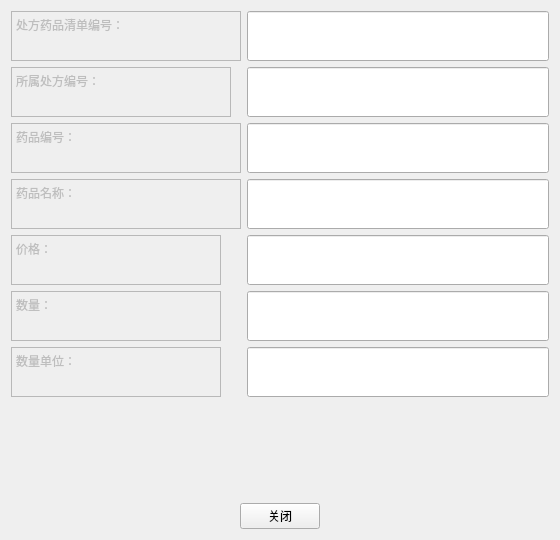
<?xml version="1.0" encoding="UTF-8"?>
<ui version="4.0">
 <class>PatientInfo</class>
 <widget class="QWidget" name="PatientInfo">
  <property name="windowModality">
   <enum>Qt::ApplicationModal</enum>
  </property>
  <property name="geometry">
   <rect>
    <x>0</x>
    <y>0</y>
    <width>560</width>
    <height>540</height>
   </rect>
  </property>
  <property name="minimumSize">
   <size>
    <width>560</width>
    <height>540</height>
   </size>
  </property>
  <property name="maximumSize">
   <size>
    <width>560</width>
    <height>540</height>
   </size>
  </property>
  <property name="windowTitle">
   <string>处方药品清单</string>
  </property>
  <layout class="QVBoxLayout" name="verticalLayout">
   <item>
    <layout class="QFormLayout" name="formLayout">
     <item row="0" column="0">
      <widget class="QTextEdit" name="textEdit_11">
       <property name="enabled">
        <bool>false</bool>
       </property>
       <property name="sizePolicy">
        <sizepolicy hsizetype="Expanding" vsizetype="Fixed">
         <horstretch>0</horstretch>
         <verstretch>0</verstretch>
        </sizepolicy>
       </property>
       <property name="minimumSize">
        <size>
         <width>230</width>
         <height>50</height>
        </size>
       </property>
       <property name="maximumSize">
        <size>
         <width>100</width>
         <height>50</height>
        </size>
       </property>
       <property name="html">
        <string>&lt;!DOCTYPE HTML PUBLIC &quot;-//W3C//DTD HTML 4.0//EN&quot; &quot;http://www.w3.org/TR/REC-html40/strict.dtd&quot;&gt;
&lt;html&gt;&lt;head&gt;&lt;meta name=&quot;qrichtext&quot; content=&quot;1&quot; /&gt;&lt;style type=&quot;text/css&quot;&gt;
p, li { white-space: pre-wrap; }
&lt;/style&gt;&lt;/head&gt;&lt;body style=&quot; font-family:'SimSun'; font-size:9pt; font-weight:400; font-style:normal;&quot;&gt;
&lt;p style=&quot; margin-top:0px; margin-bottom:0px; margin-left:0px; margin-right:0px; -qt-block-indent:0; text-indent:0px;&quot;&gt;处方药品清单编号：&lt;/p&gt;&lt;/body&gt;&lt;/html&gt;</string>
       </property>
      </widget>
     </item>
     <item row="0" column="1">
      <widget class="QLineEdit" name="RDnoEdit">
       <property name="sizePolicy">
        <sizepolicy hsizetype="Expanding" vsizetype="Preferred">
         <horstretch>0</horstretch>
         <verstretch>0</verstretch>
        </sizepolicy>
       </property>
       <property name="minimumSize">
        <size>
         <width>0</width>
         <height>50</height>
        </size>
       </property>
       <property name="maximumSize">
        <size>
         <width>16777215</width>
         <height>50</height>
        </size>
       </property>
       <property name="palette">
        <palette>
         <active>
          <colorrole role="Text">
           <brush brushstyle="SolidPattern">
            <color alpha="255">
             <red>120</red>
             <green>120</green>
             <blue>120</blue>
            </color>
           </brush>
          </colorrole>
         </active>
         <inactive>
          <colorrole role="Text">
           <brush brushstyle="SolidPattern">
            <color alpha="255">
             <red>120</red>
             <green>120</green>
             <blue>120</blue>
            </color>
           </brush>
          </colorrole>
         </inactive>
         <disabled>
          <colorrole role="Text">
           <brush brushstyle="SolidPattern">
            <color alpha="255">
             <red>120</red>
             <green>120</green>
             <blue>120</blue>
            </color>
           </brush>
          </colorrole>
         </disabled>
        </palette>
       </property>
       <property name="readOnly">
        <bool>true</bool>
       </property>
      </widget>
     </item>
     <item row="1" column="0">
      <widget class="QTextEdit" name="textEdit_9">
       <property name="enabled">
        <bool>false</bool>
       </property>
       <property name="sizePolicy">
        <sizepolicy hsizetype="Expanding" vsizetype="Fixed">
         <horstretch>0</horstretch>
         <verstretch>0</verstretch>
        </sizepolicy>
       </property>
       <property name="minimumSize">
        <size>
         <width>220</width>
         <height>50</height>
        </size>
       </property>
       <property name="maximumSize">
        <size>
         <width>130</width>
         <height>50</height>
        </size>
       </property>
       <property name="html">
        <string>&lt;!DOCTYPE HTML PUBLIC &quot;-//W3C//DTD HTML 4.0//EN&quot; &quot;http://www.w3.org/TR/REC-html40/strict.dtd&quot;&gt;
&lt;html&gt;&lt;head&gt;&lt;meta name=&quot;qrichtext&quot; content=&quot;1&quot; /&gt;&lt;style type=&quot;text/css&quot;&gt;
p, li { white-space: pre-wrap; }
&lt;/style&gt;&lt;/head&gt;&lt;body style=&quot; font-family:'SimSun'; font-size:9pt; font-weight:400; font-style:normal;&quot;&gt;
&lt;p style=&quot; margin-top:0px; margin-bottom:0px; margin-left:0px; margin-right:0px; -qt-block-indent:0; text-indent:0px;&quot;&gt;所属处方编号：&lt;/p&gt;&lt;/body&gt;&lt;/html&gt;</string>
       </property>
      </widget>
     </item>
     <item row="1" column="1">
      <widget class="QLineEdit" name="RMnoEdit">
       <property name="sizePolicy">
        <sizepolicy hsizetype="Expanding" vsizetype="Preferred">
         <horstretch>0</horstretch>
         <verstretch>0</verstretch>
        </sizepolicy>
       </property>
       <property name="minimumSize">
        <size>
         <width>0</width>
         <height>50</height>
        </size>
       </property>
       <property name="maximumSize">
        <size>
         <width>16777215</width>
         <height>50</height>
        </size>
       </property>
       <property name="palette">
        <palette>
         <active>
          <colorrole role="Text">
           <brush brushstyle="SolidPattern">
            <color alpha="255">
             <red>120</red>
             <green>120</green>
             <blue>120</blue>
            </color>
           </brush>
          </colorrole>
         </active>
         <inactive>
          <colorrole role="Text">
           <brush brushstyle="SolidPattern">
            <color alpha="255">
             <red>120</red>
             <green>120</green>
             <blue>120</blue>
            </color>
           </brush>
          </colorrole>
         </inactive>
         <disabled>
          <colorrole role="Text">
           <brush brushstyle="SolidPattern">
            <color alpha="255">
             <red>120</red>
             <green>120</green>
             <blue>120</blue>
            </color>
           </brush>
          </colorrole>
         </disabled>
        </palette>
       </property>
       <property name="readOnly">
        <bool>true</bool>
       </property>
      </widget>
     </item>
     <item row="2" column="0">
      <widget class="QTextEdit" name="textEdit">
       <property name="enabled">
        <bool>false</bool>
       </property>
       <property name="sizePolicy">
        <sizepolicy hsizetype="Expanding" vsizetype="Fixed">
         <horstretch>0</horstretch>
         <verstretch>0</verstretch>
        </sizepolicy>
       </property>
       <property name="minimumSize">
        <size>
         <width>230</width>
         <height>50</height>
        </size>
       </property>
       <property name="maximumSize">
        <size>
         <width>100</width>
         <height>50</height>
        </size>
       </property>
       <property name="html">
        <string>&lt;!DOCTYPE HTML PUBLIC &quot;-//W3C//DTD HTML 4.0//EN&quot; &quot;http://www.w3.org/TR/REC-html40/strict.dtd&quot;&gt;
&lt;html&gt;&lt;head&gt;&lt;meta name=&quot;qrichtext&quot; content=&quot;1&quot; /&gt;&lt;style type=&quot;text/css&quot;&gt;
p, li { white-space: pre-wrap; }
&lt;/style&gt;&lt;/head&gt;&lt;body style=&quot; font-family:'SimSun'; font-size:9pt; font-weight:400; font-style:normal;&quot;&gt;
&lt;p style=&quot; margin-top:0px; margin-bottom:0px; margin-left:0px; margin-right:0px; -qt-block-indent:0; text-indent:0px;&quot;&gt;药品编号：&lt;/p&gt;&lt;/body&gt;&lt;/html&gt;</string>
       </property>
      </widget>
     </item>
     <item row="3" column="0">
      <widget class="QTextEdit" name="textEdit_3">
       <property name="enabled">
        <bool>false</bool>
       </property>
       <property name="sizePolicy">
        <sizepolicy hsizetype="Expanding" vsizetype="Fixed">
         <horstretch>0</horstretch>
         <verstretch>0</verstretch>
        </sizepolicy>
       </property>
       <property name="minimumSize">
        <size>
         <width>230</width>
         <height>50</height>
        </size>
       </property>
       <property name="maximumSize">
        <size>
         <width>100</width>
         <height>50</height>
        </size>
       </property>
       <property name="html">
        <string>&lt;!DOCTYPE HTML PUBLIC &quot;-//W3C//DTD HTML 4.0//EN&quot; &quot;http://www.w3.org/TR/REC-html40/strict.dtd&quot;&gt;
&lt;html&gt;&lt;head&gt;&lt;meta name=&quot;qrichtext&quot; content=&quot;1&quot; /&gt;&lt;style type=&quot;text/css&quot;&gt;
p, li { white-space: pre-wrap; }
&lt;/style&gt;&lt;/head&gt;&lt;body style=&quot; font-family:'SimSun'; font-size:9pt; font-weight:400; font-style:normal;&quot;&gt;
&lt;p style=&quot; margin-top:0px; margin-bottom:0px; margin-left:0px; margin-right:0px; -qt-block-indent:0; text-indent:0px;&quot;&gt;药品名称：&lt;/p&gt;&lt;/body&gt;&lt;/html&gt;</string>
       </property>
      </widget>
     </item>
     <item row="3" column="1">
      <widget class="QLineEdit" name="MnameEdit">
       <property name="sizePolicy">
        <sizepolicy hsizetype="Expanding" vsizetype="Preferred">
         <horstretch>0</horstretch>
         <verstretch>0</verstretch>
        </sizepolicy>
       </property>
       <property name="minimumSize">
        <size>
         <width>0</width>
         <height>50</height>
        </size>
       </property>
       <property name="maximumSize">
        <size>
         <width>16777215</width>
         <height>50</height>
        </size>
       </property>
       <property name="palette">
        <palette>
         <active>
          <colorrole role="Text">
           <brush brushstyle="SolidPattern">
            <color alpha="255">
             <red>120</red>
             <green>120</green>
             <blue>120</blue>
            </color>
           </brush>
          </colorrole>
         </active>
         <inactive>
          <colorrole role="Text">
           <brush brushstyle="SolidPattern">
            <color alpha="255">
             <red>120</red>
             <green>120</green>
             <blue>120</blue>
            </color>
           </brush>
          </colorrole>
         </inactive>
         <disabled>
          <colorrole role="Text">
           <brush brushstyle="SolidPattern">
            <color alpha="255">
             <red>120</red>
             <green>120</green>
             <blue>120</blue>
            </color>
           </brush>
          </colorrole>
         </disabled>
        </palette>
       </property>
       <property name="readOnly">
        <bool>true</bool>
       </property>
      </widget>
     </item>
     <item row="4" column="0">
      <widget class="QTextEdit" name="textEdit_4">
       <property name="enabled">
        <bool>false</bool>
       </property>
       <property name="sizePolicy">
        <sizepolicy hsizetype="Fixed" vsizetype="Fixed">
         <horstretch>0</horstretch>
         <verstretch>0</verstretch>
        </sizepolicy>
       </property>
       <property name="minimumSize">
        <size>
         <width>210</width>
         <height>50</height>
        </size>
       </property>
       <property name="maximumSize">
        <size>
         <width>130</width>
         <height>50</height>
        </size>
       </property>
       <property name="html">
        <string>&lt;!DOCTYPE HTML PUBLIC &quot;-//W3C//DTD HTML 4.0//EN&quot; &quot;http://www.w3.org/TR/REC-html40/strict.dtd&quot;&gt;
&lt;html&gt;&lt;head&gt;&lt;meta name=&quot;qrichtext&quot; content=&quot;1&quot; /&gt;&lt;style type=&quot;text/css&quot;&gt;
p, li { white-space: pre-wrap; }
&lt;/style&gt;&lt;/head&gt;&lt;body style=&quot; font-family:'SimSun'; font-size:9pt; font-weight:400; font-style:normal;&quot;&gt;
&lt;p style=&quot; margin-top:0px; margin-bottom:0px; margin-left:0px; margin-right:0px; -qt-block-indent:0; text-indent:0px;&quot;&gt;价格：&lt;/p&gt;&lt;/body&gt;&lt;/html&gt;</string>
       </property>
      </widget>
     </item>
     <item row="4" column="1">
      <widget class="QLineEdit" name="RDpriceEdit">
       <property name="sizePolicy">
        <sizepolicy hsizetype="Expanding" vsizetype="Preferred">
         <horstretch>0</horstretch>
         <verstretch>0</verstretch>
        </sizepolicy>
       </property>
       <property name="minimumSize">
        <size>
         <width>0</width>
         <height>50</height>
        </size>
       </property>
       <property name="maximumSize">
        <size>
         <width>16777215</width>
         <height>50</height>
        </size>
       </property>
       <property name="palette">
        <palette>
         <active>
          <colorrole role="Text">
           <brush brushstyle="SolidPattern">
            <color alpha="255">
             <red>120</red>
             <green>120</green>
             <blue>120</blue>
            </color>
           </brush>
          </colorrole>
         </active>
         <inactive>
          <colorrole role="Text">
           <brush brushstyle="SolidPattern">
            <color alpha="255">
             <red>120</red>
             <green>120</green>
             <blue>120</blue>
            </color>
           </brush>
          </colorrole>
         </inactive>
         <disabled>
          <colorrole role="Text">
           <brush brushstyle="SolidPattern">
            <color alpha="255">
             <red>120</red>
             <green>120</green>
             <blue>120</blue>
            </color>
           </brush>
          </colorrole>
         </disabled>
        </palette>
       </property>
       <property name="readOnly">
        <bool>true</bool>
       </property>
      </widget>
     </item>
     <item row="5" column="0">
      <widget class="QTextEdit" name="textEdit_6">
       <property name="enabled">
        <bool>false</bool>
       </property>
       <property name="sizePolicy">
        <sizepolicy hsizetype="Expanding" vsizetype="Fixed">
         <horstretch>0</horstretch>
         <verstretch>0</verstretch>
        </sizepolicy>
       </property>
       <property name="minimumSize">
        <size>
         <width>210</width>
         <height>50</height>
        </size>
       </property>
       <property name="maximumSize">
        <size>
         <width>100</width>
         <height>50</height>
        </size>
       </property>
       <property name="html">
        <string>&lt;!DOCTYPE HTML PUBLIC &quot;-//W3C//DTD HTML 4.0//EN&quot; &quot;http://www.w3.org/TR/REC-html40/strict.dtd&quot;&gt;
&lt;html&gt;&lt;head&gt;&lt;meta name=&quot;qrichtext&quot; content=&quot;1&quot; /&gt;&lt;style type=&quot;text/css&quot;&gt;
p, li { white-space: pre-wrap; }
&lt;/style&gt;&lt;/head&gt;&lt;body style=&quot; font-family:'SimSun'; font-size:9pt; font-weight:400; font-style:normal;&quot;&gt;
&lt;p style=&quot; margin-top:0px; margin-bottom:0px; margin-left:0px; margin-right:0px; -qt-block-indent:0; text-indent:0px;&quot;&gt;数量：&lt;/p&gt;&lt;/body&gt;&lt;/html&gt;</string>
       </property>
      </widget>
     </item>
     <item row="5" column="1">
      <widget class="QLineEdit" name="RDnumberEdit">
       <property name="sizePolicy">
        <sizepolicy hsizetype="Expanding" vsizetype="Preferred">
         <horstretch>0</horstretch>
         <verstretch>0</verstretch>
        </sizepolicy>
       </property>
       <property name="minimumSize">
        <size>
         <width>0</width>
         <height>50</height>
        </size>
       </property>
       <property name="maximumSize">
        <size>
         <width>16777215</width>
         <height>50</height>
        </size>
       </property>
       <property name="palette">
        <palette>
         <active>
          <colorrole role="Text">
           <brush brushstyle="SolidPattern">
            <color alpha="255">
             <red>120</red>
             <green>120</green>
             <blue>120</blue>
            </color>
           </brush>
          </colorrole>
         </active>
         <inactive>
          <colorrole role="Text">
           <brush brushstyle="SolidPattern">
            <color alpha="255">
             <red>120</red>
             <green>120</green>
             <blue>120</blue>
            </color>
           </brush>
          </colorrole>
         </inactive>
         <disabled>
          <colorrole role="Text">
           <brush brushstyle="SolidPattern">
            <color alpha="255">
             <red>120</red>
             <green>120</green>
             <blue>120</blue>
            </color>
           </brush>
          </colorrole>
         </disabled>
        </palette>
       </property>
       <property name="readOnly">
        <bool>true</bool>
       </property>
      </widget>
     </item>
     <item row="6" column="0">
      <widget class="QTextEdit" name="textEdit_7">
       <property name="enabled">
        <bool>false</bool>
       </property>
       <property name="sizePolicy">
        <sizepolicy hsizetype="Expanding" vsizetype="Fixed">
         <horstretch>0</horstretch>
         <verstretch>0</verstretch>
        </sizepolicy>
       </property>
       <property name="minimumSize">
        <size>
         <width>210</width>
         <height>50</height>
        </size>
       </property>
       <property name="maximumSize">
        <size>
         <width>130</width>
         <height>50</height>
        </size>
       </property>
       <property name="html">
        <string>&lt;!DOCTYPE HTML PUBLIC &quot;-//W3C//DTD HTML 4.0//EN&quot; &quot;http://www.w3.org/TR/REC-html40/strict.dtd&quot;&gt;
&lt;html&gt;&lt;head&gt;&lt;meta name=&quot;qrichtext&quot; content=&quot;1&quot; /&gt;&lt;style type=&quot;text/css&quot;&gt;
p, li { white-space: pre-wrap; }
&lt;/style&gt;&lt;/head&gt;&lt;body style=&quot; font-family:'SimSun'; font-size:9pt; font-weight:400; font-style:normal;&quot;&gt;
&lt;p style=&quot; margin-top:0px; margin-bottom:0px; margin-left:0px; margin-right:0px; -qt-block-indent:0; text-indent:0px;&quot;&gt;数量单位：&lt;/p&gt;&lt;/body&gt;&lt;/html&gt;</string>
       </property>
      </widget>
     </item>
     <item row="6" column="1">
      <widget class="QLineEdit" name="RDunitEdit">
       <property name="sizePolicy">
        <sizepolicy hsizetype="Expanding" vsizetype="Preferred">
         <horstretch>0</horstretch>
         <verstretch>0</verstretch>
        </sizepolicy>
       </property>
       <property name="minimumSize">
        <size>
         <width>0</width>
         <height>50</height>
        </size>
       </property>
       <property name="maximumSize">
        <size>
         <width>16777215</width>
         <height>50</height>
        </size>
       </property>
       <property name="palette">
        <palette>
         <active>
          <colorrole role="Text">
           <brush brushstyle="SolidPattern">
            <color alpha="255">
             <red>120</red>
             <green>120</green>
             <blue>120</blue>
            </color>
           </brush>
          </colorrole>
         </active>
         <inactive>
          <colorrole role="Text">
           <brush brushstyle="SolidPattern">
            <color alpha="255">
             <red>120</red>
             <green>120</green>
             <blue>120</blue>
            </color>
           </brush>
          </colorrole>
         </inactive>
         <disabled>
          <colorrole role="Text">
           <brush brushstyle="SolidPattern">
            <color alpha="255">
             <red>120</red>
             <green>120</green>
             <blue>120</blue>
            </color>
           </brush>
          </colorrole>
         </disabled>
        </palette>
       </property>
       <property name="readOnly">
        <bool>true</bool>
       </property>
      </widget>
     </item>
     <item row="2" column="1">
      <widget class="QLineEdit" name="MnoEdit">
       <property name="sizePolicy">
        <sizepolicy hsizetype="Expanding" vsizetype="Preferred">
         <horstretch>0</horstretch>
         <verstretch>0</verstretch>
        </sizepolicy>
       </property>
       <property name="minimumSize">
        <size>
         <width>0</width>
         <height>50</height>
        </size>
       </property>
       <property name="maximumSize">
        <size>
         <width>16777215</width>
         <height>50</height>
        </size>
       </property>
       <property name="palette">
        <palette>
         <active>
          <colorrole role="Text">
           <brush brushstyle="SolidPattern">
            <color alpha="255">
             <red>120</red>
             <green>120</green>
             <blue>120</blue>
            </color>
           </brush>
          </colorrole>
         </active>
         <inactive>
          <colorrole role="Text">
           <brush brushstyle="SolidPattern">
            <color alpha="255">
             <red>120</red>
             <green>120</green>
             <blue>120</blue>
            </color>
           </brush>
          </colorrole>
         </inactive>
         <disabled>
          <colorrole role="Text">
           <brush brushstyle="SolidPattern">
            <color alpha="255">
             <red>120</red>
             <green>120</green>
             <blue>120</blue>
            </color>
           </brush>
          </colorrole>
         </disabled>
        </palette>
       </property>
       <property name="readOnly">
        <bool>true</bool>
       </property>
      </widget>
     </item>
    </layout>
   </item>
   <item>
    <layout class="QHBoxLayout" name="horizontalLayout_8">
     <item>
      <widget class="QPushButton" name="btn_close">
       <property name="sizePolicy">
        <sizepolicy hsizetype="Fixed" vsizetype="Fixed">
         <horstretch>0</horstretch>
         <verstretch>0</verstretch>
        </sizepolicy>
       </property>
       <property name="text">
        <string>关闭</string>
       </property>
      </widget>
     </item>
    </layout>
   </item>
  </layout>
 </widget>
 <resources/>
 <connections/>
</ui>
